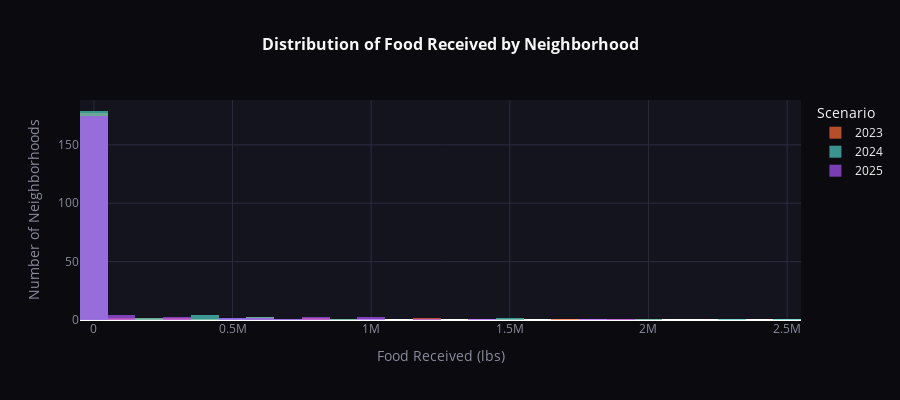

The cell this chart's notebook holds for it:
### Markdown cell above
---
## 7. Allocation Distribution by Scenario

### Code cell
if alloc_2023 is not None:
    fig = go.Figure()
    
    fig.add_trace(go.Histogram(x=alloc_2023['received'], name='2023', marker_color=COLORS['scenario_2023'], opacity=0.7))
    fig.add_trace(go.Histogram(x=alloc_2024['received'], name='2024', marker_color=COLORS['scenario_2024'], opacity=0.7))
    fig.add_trace(go.Histogram(x=alloc_2025['received'], name='2025', marker_color=COLORS['scenario_2025'], opacity=0.7))
    
    fig.update_layout(
        title=dict(text="<b>Distribution of Food Received by Neighborhood</b>", x=0.5, font=dict(size=16, color=COLORS['text'])),
        xaxis=dict(title="Food Received (lbs)", gridcolor=COLORS['grid'], color=COLORS['text_muted']),
        yaxis=dict(title="Number of Neighborhoods", gridcolor=COLORS['grid'], color=COLORS['text_muted']),
        barmode='overlay',
        plot_bgcolor=COLORS['surface'],
        paper_bgcolor=COLORS['background'],
        font=dict(color=COLORS['text']),
        legend=dict(title='Scenario'),
        height=400
    )
    
    fig.show()
else:
    print("Allocation data not available. Run Julia export first.")

### Figure 1 — Plotly figure (JSON) as saved in the notebook; plotly's stock layout.template omitted (floating-point values rounded to 4 significant figures; data arrays with more than 128 entries replaced by an {"elided": "..."} marker saying what was removed)
{"data": [{"marker": {"color": "#ff6b35"}, "name": "2023", "opacity": 0.7, "type": "histogram", "x": {"elided": "197 float values"}}, {"marker": {"color": "#4ecdc4"}, "name": "2024", "opacity": 0.7, "type": "histogram", "x": {"elided": "197 float values"}}, {"marker": {"color": "#a855f7"}, "name": "2025", "opacity": 0.7, "type": "histogram", "x": {"elided": "197 float values"}}], "layout": {"barmode": "overlay", "font": {"color": "#f7f7f7"}, "height": 400, "legend": {"title": {"text": "Scenario"}}, "paper_bgcolor": "#0a0a0f", "plot_bgcolor": "#14141f", "title": {"font": {"color": "#f7f7f7", "size": 16}, "text": "<b>Distribution of Food Received by Neighborhood</b>", "x": 0.5}, "xaxis": {"color": "#8b8b9e", "gridcolor": "#2a2a3e", "title": {"text": "Food Received (lbs)"}}, "yaxis": {"color": "#8b8b9e", "gridcolor": "#2a2a3e", "title": {"text": "Number of Neighborhoods"}}}}
